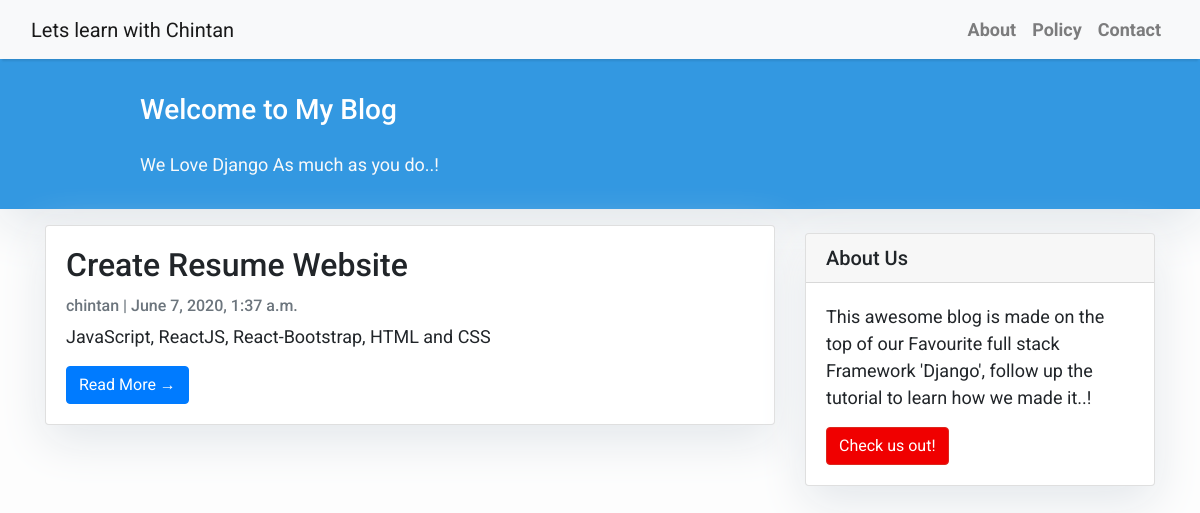
/, run on an earlier commit of the app's database.
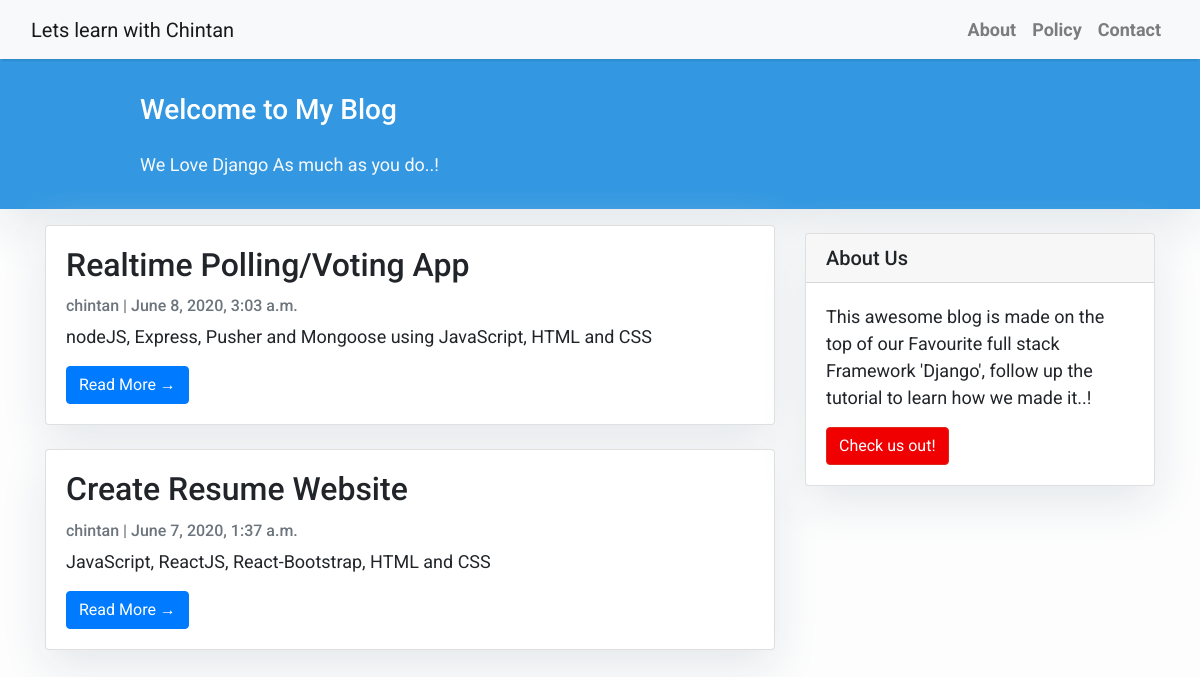
And on a later commit of the database.
### blog/models.py (models this page shows, shortened)
class Post(models.Model):
    title = models.CharField(max_length=200, unique=True)
    slug = models.SlugField(max_length=200, unique=True)
    author = models.ForeignKey(User, on_delete=models.CASCADE, related_name='blog_posts')
    tech_stack = models.CharField(max_length=200, default='')
    github_url = models.URLField(max_length=200, default='n/a')
    updated_on = models.DateTimeField(auto_now=True)
    content = models.TextField()
    created_on = models.DateTimeField(auto_now_add=True)
    status = models.IntegerField(choices=STATUS, default=0)
    class Meta:
        ordering = ['-created_on']  #sort results based on when they were created

### blog/views.py (the view)
# urls.py: path('', views.PostList.as_view(), name='home'),
class PostList(generic.ListView):
    queryset = Post.objects.filter(status=1).order_by('-created_on')
    template_name = 'index.html'

### templates/index.html (shortened to what this page needs)
{% extends "base.html" %}
{% block content %}
<header class="masthead">
    <div class="container">
        <div class="row">
            <div class=" col-md-8 col-md-10 mx-auto">
                <div class="site-heading">
                    <h3 class=" site-heading my-4 mt-3 text-white"> Welcome to My Blog </h3>
                    <p class="text-light">We Love Django As much as you do..! &nbsp
                    </p>
                </div>
            </div>
        </div>
    </div>
</header>
<div class="container">
    <div class="row">
        <div class="col-md-8 mt-3 left">
            {% for post in post_list %}
            <div class="card mb-4">
                <div class="card-body">
                    <h2 class="card-title">{{ post.title }}</h2>
                    <p class="card-text text-muted h6">{{ post.author }} | {{ post.created_on}} </p>
                    <p class="card-text">{{post.tech_stack}}</p>
                    <a href="{% url 'post_detail' post.slug  %}" class="btn btn-primary">Read More &rarr;</a>
                </div>
            </div>
            {% endfor %}
        </div>
        {% block sidebar %} {% include 'sidebar.html' %} {% endblock sidebar %}
    </div>
</div>
{%endblock%}

What changed in the data, as far as the page shows it:
added Post: title "Realtime Polling/Voting App", author "chintan", created_on "June 8, 2020, 3:03 a.m.", tech_stack "nodeJS, Express, Pusher and Mongoose using JavaScript, HTML and CSS"
